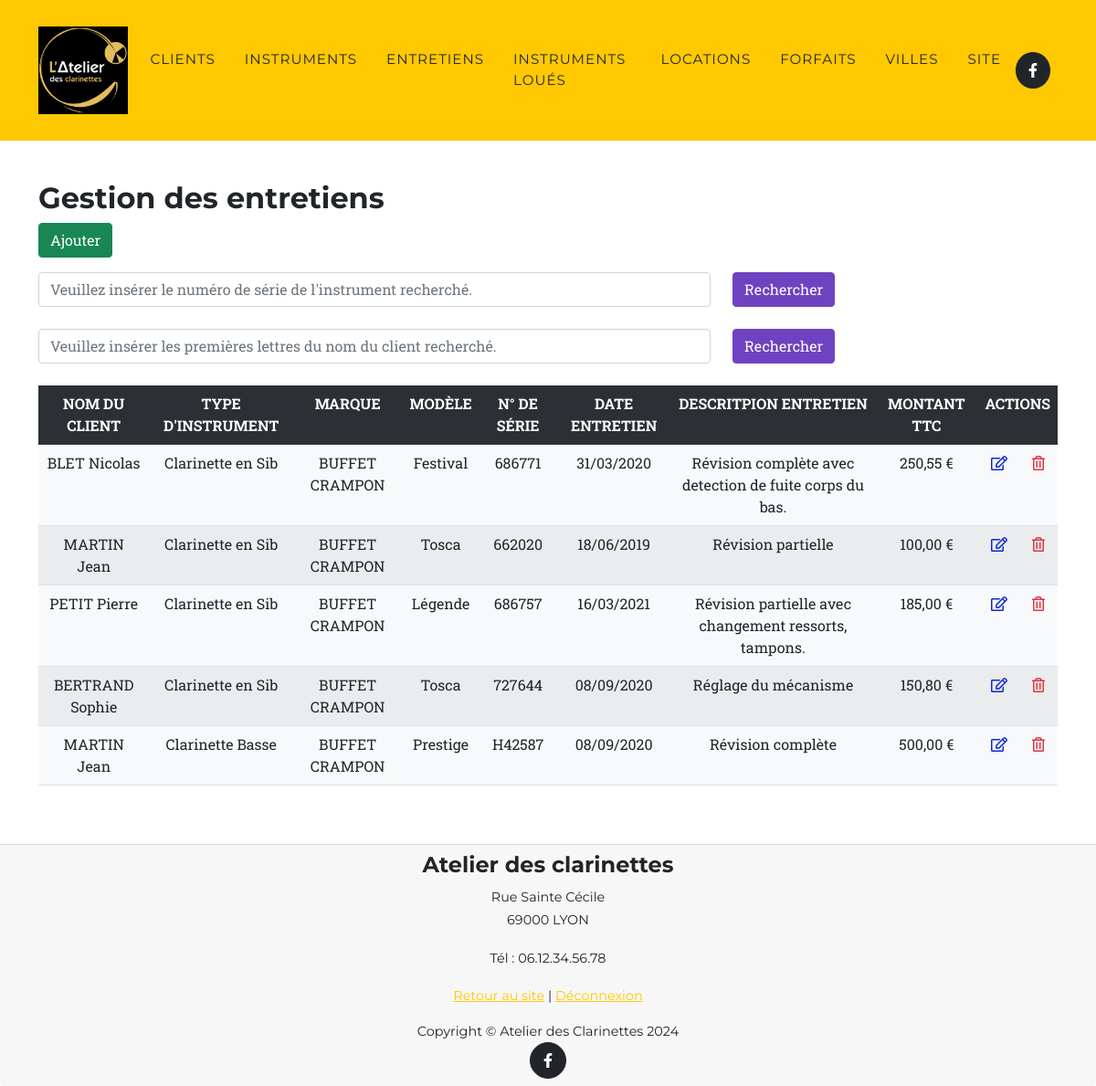
The page /admin/tableaux/tabEntretiens.php on the database its author committed.
### tables this page shows
CREATE TABLE IF NOT EXISTS `CLIENT` (
  `idClient` INT NOT NULL AUTO_INCREMENT,
  `nom` VARCHAR(150) NOT NULL,
  `prenom` VARCHAR(150) NOT NULL,
  `adresse` VARCHAR(150) NOT NULL,
  `telephone` VARCHAR(15) NOT NULL,
  `email` VARCHAR(150) NOT NULL,
  `password` VARCHAR(255) NOT NULL,
  `profilAdmin` TINYINT NULL,
  `estValide` INT NULL,
  `jetonValidation` VARCHAR(255) NULL,
  `fkIdVille` INT NOT NULL,
  PRIMARY KEY (`idClient`, `fkIdVille`),
  CONSTRAINT `CLIENT_fkIdVille`
    FOREIGN KEY (`fkIdVille`)
    REFERENCES `VILLE` (`idVille`)
    ON DELETE NO ACTION
    ON UPDATE NO ACTION);

CREATE TABLE IF NOT EXISTS `ENTRETIEN` (
  `idEntretien` INT NOT NULL AUTO_INCREMENT,
  `dateEntretien` DATE NOT NULL,
  `descriptionEntretien` LONGTEXT NOT NULL,
  `prixEntretien` DOUBLE NOT NULL,
  `fkIdInstrument` INT NOT NULL,
  PRIMARY KEY (`idEntretien`, `fkIdInstrument`),
  CONSTRAINT `ENTRETIEN_fkIdInstrument`
    FOREIGN KEY (`fkIdInstrument`)
    REFERENCES `INSTRUMENT` (`idInstrument`)
    ON DELETE NO ACTION
    ON UPDATE NO ACTION);

CREATE TABLE IF NOT EXISTS `INSTRUMENT` (
  `idInstrument` INT NOT NULL AUTO_INCREMENT,
  `typeInstrument` VARCHAR(150) NOT NULL,
  `marque` VARCHAR(50) NOT NULL,
  `modele` VARCHAR(50) NOT NULL,
  `numeroSerie` VARCHAR(50) NOT NULL,
  `dateAchat` DATE NOT NULL,
  `parcLocation` TINYINT NOT NULL,
  `fkIdClient` INT,
  `fkIdLocation` INT,
  PRIMARY KEY (`idInstrument`),
  CONSTRAINT `INSTRUMENT_fkIdClient`
    FOREIGN KEY (`fkIdClient`)
    REFERENCES `CLIENT` (`idClient`)
    ON DELETE NO ACTION
    ON UPDATE NO ACTION);

### includes/classes/EntretienRepo.php (called while the page is built, shortened)
<?php
class EntretienRepo
{
	public static function getEntretiens()
	{
		$BD = connexionBD();
		$SQL = "SELECT idEntretien, dateEntretien, descriptionEntretien, prixEntretien, fkIdInstrument, fkIdClient " .
			"FROM `ENTRETIEN` " .
			"LEFT JOIN `INSTRUMENT` ON `ENTRETIEN`.`fkIdInstrument` = `INSTRUMENT`.`idInstrument` " .
            "LEFT JOIN `CLIENT` ON `INSTRUMENT`.`fkIdClient` = `CLIENT`.`idClient` ";
		$entretiens  = array();
		if ($requete = $BD->prepare($SQL)) {
			if ($requete->execute()) {
				while ($resultat = $requete->fetch(PDO::FETCH_ASSOC)) {
					$entretien = new Entretien($resultat["idEntretien"], $resultat["dateEntretien"], $resultat["descriptionEntretien"], $resultat["prixEntretien"], $resultat["fkIdInstrument"], $resultat["fkIdClient"]);
					array_push($entretiens, $entretien);
				}
			} else
				afficherErreurPDO(__FILE__, $requete);
		}
		return $entretiens;
	}
}

### includes/classes/InstrumentRepo.php (called while the page is built, shortened)
<?php
class InstrumentRepo
{
	public static function getInstrument(int $idInstrument)
	{
		if(empty ($BD)){
			$BD = connexionBD();
		}
		$SQL = "SELECT idInstrument, typeInstrument, marque, modele, numeroSerie, dateAchat, parcLocation, fkIdClient, fkIdLocation " .
				"FROM `INSTRUMENT` " .
				"WHERE `INSTRUMENT`.idInstrument = :id;";
		$instrument  = null;
		if ($requete = $BD->prepare($SQL)) {
			if ($requete->execute(array(':id' => $idInstrument))) {
				if ($resultat = $requete->fetch(PDO::FETCH_ASSOC)) {
					$instrument = new Instrument($resultat["idInstrument"],  $resultat["typeInstrument"], $resultat["marque"], $resultat["modele"], $resultat["numeroSerie"], $resultat["dateAchat"], $resultat["parcLocation"], $resultat["fkIdClient"], $resultat["fkIdLocation"]);
				}
			} else
				afficherErreurPDO(__FILE__, $requete);
		}
		return $instrument;
	}
}

### includes/classes/Entretien.php (called while the page is built, shortened)
<?php
class Entretien
{
	private $idEntretien;
	private $dateEntretien;
	private $descriptionEntretien;
	private $prixEntretien;
	private $instrument;
	private $client;
	public function __construct(int $idEntretien, string $dateEntretien, string $descriptionEntretien, ?float $prixEntretien, int $fkIdInstrument, int $fkIdClient)
	{
		$this->idEntretien = $idEntretien;
		$this->dateEntretien = strtotime($dateEntretien);
		$this->descriptionEntretien = $descriptionEntretien;
		$this->prixEntretien = $prixEntretien;
		$this->instrument = ($fkIdInstrument !== null) ? InstrumentRepo::getInstrument($fkIdInstrument) : 0;
		$this->client = ($fkIdClient !== null) ? ClientRepo::getClient($fkIdClient) : 0;
	}
	public function getIdEntretien(): int
	{
		return $this->idEntretien;
	}
    public function getDateEntretienTab(): string
	{
		return date("d/m/Y", $this->dateEntretien);
	}
	public function getDescriptionEntretien(): string
	{
		return $this->descriptionEntretien;
	}
	public function getPrixEntretien(): ?float
	{
		return $this->prixEntretien;
	}
	public function getInstrument(): Instrument
	{
		return $this->instrument;
	}
	public function getClient(): Client
	{
		return $this->client;
	}
}

### includes/classes/ClientRepo.php (called while the page is built, shortened)
<?php
class ClientRepo
{
	public static function getClient(int $idClient)
	{
		if(empty ($BD)){
			$BD = connexionBD();
		}
		$SQL = "SELECT idClient, nom, prenom, adresse, telephone, email, password, profilAdmin, estValide, jetonValidation, fkIdVille " .
				"FROM `CLIENT` " .
				"WHERE `CLIENT`.idClient = :id;";
		$client  = null;
		if ($requete = $BD->prepare($SQL)) {
			if ($requete->execute(array(':id' => $idClient))) {
				if ($resultat = $requete->fetch(PDO::FETCH_ASSOC)) {
					$client = new Client($resultat["idClient"], $resultat["nom"], $resultat["prenom"], $resultat["adresse"],  $resultat["telephone"], $resultat["email"], $resultat["password"], $resultat["profilAdmin"], $resultat["estValide"], $resultat["jetonValidation"], $resultat["fkIdVille"]);
				}
			} else
				afficherErreurPDO(__FILE__, $requete);
		}
		return $client;
	}
}

### includes/classes/Instrument.php (called while the page is built, shortened)
<?php
class Instrument
{
    private $typeInstrument;
	private $marque;
	private $modele;
    private $numeroSerie;
	public function __construct(int $idInstrument, string $typeInstrument, string $marque, string $modele, string $numeroSerie, string $dateAchat, bool $parcLocation, ?int $fkIdClient, ?int $fkIdLocation)
	{
        $this->typeInstrument = $typeInstrument;
		$this->marque = $marque;
		$this->modele = $modele;
        $this->numeroSerie = $numeroSerie;
		$this->client = is_null($fkIdClient) ? null : ClientRepo::getClient($fkIdClient);
	}
    public function getTypeInstrument(): string
	{
		return $this->typeInstrument;
	}
	public function getMarque(): string
	{
		return $this->marque;
	}
	public function getModele(): string
	{
		return $this->modele;
	}
    public function getNumeroSerie(): string
	{
		return $this->numeroSerie;
	}
}

### includes/classes/VilleRepo.php (called while the page is built, shortened)
<?php
class VilleRepo
{
    public static function getVille(int $id)
	{
		$BD = connexionBD();
		$SQL = "SELECT  idVille, cp, nomVille, departement, region " .
			"FROM `VILLE` " .
			"WHERE `VILLE`.idVille = :id;";
		$ville  = null;
		if ($requete = $BD->prepare($SQL)) {
			if ($requete->execute(array(':id' => $id))) {
				if ($resultat = $requete->fetch(PDO::FETCH_ASSOC)) {
                    $ville = new Ville($resultat["idVille"], $resultat["cp"], $resultat["nomVille"], $resultat["departement"], $resultat["region"]);
				}
			} else
				afficherErreurPDO(__FILE__, $requete);
		}
		return $ville;
	}
}

### includes/classes/Client.php (called while the page is built, shortened)
<?php
class Client
{
	private $nom;
	private $prenom;
	public function __construct(int $idClient, string $nom, string $prenom, string $adresse, string $telephone, string $email, string $password, string $profilAdmin, string $estValide, string $jetonValidation, int $fkIdVille)
	{
		$this->nom = $nom;
		$this->prenom = $prenom;
		$this->ville = VilleRepo::getVille($fkIdVille);
	}
	public function getNom(): string
	{
		return $this->nom;
	}
	public function getPrenom(): string
	{
		return $this->prenom;
	}
}

### includes/page.inc.php (called while the page is built, shortened)
<?php
function prix(float $number, string $sigle = "€"): string
    {
        return number_format($number, 2, ',', ' '). ' ' . $sigle;
    }

### admin/tableaux/tabEntretiens.php (the view, shortened to what this page needs)
<?php
require_once("./../../includes/page.inc.php");
require_once("../header_footer/headerAdmin.php");
if (isset($_GET["idInstrument"])) {
	$idInstrument = protectionDonneesFormulaire($_GET["idInstrument"]);
	$lesEntretiens = EntretienRepo::getEntretiensSelonInstrument($idInstrument);
}else{
	$lesEntretiens = EntretienRepo::getEntretiens();
}
?>
<section class="page-section" id="entretiens">
	<div class="container">
		<h2>Gestion des entretiens</h2>
		<p><a class="btn btn-success" href='/admin/formulaires/formulaireEntretien.php'>Ajouter</a></p>
		<form action="tabEntretiens.php" method="get" id="rechercheInstru">
			<div class="row">
				<div class="col-8">
					<input type="text" class="form-control" name="r" id="r" placeholder="Veuillez insérer le numéro de série de l'instrument recherché." value="<?= htmlentities($_GET['r'] ?? null)?>">
				</div>
				<div class="col-4">
					<input type="submit" class="btn custom-btn-info mb-4" name="btnRechercherInstru" value="Rechercher">
				</div>
			</div>
		</form>
		<form action="tabEntretiens.php" method="get" id="rechercheClient">
			<div class="row">
				<div class="col-8">
					<input type="text" class="form-control" name="q" id="q" placeholder="Veuillez insérer les premières lettres du nom du client recherché." value="<?= htmlentities($_GET['q'] ?? null)?>">
				</div>
				<div class="col-4">
					<input type="submit" class="btn custom-btn-info mb-4" name="btnRechercherClient" value="Rechercher">
				</div>
			</div>
		</form>
		<div class="table-responsive">
			<table class="table table-striped bg-light text-center">
				<tr class="table-dark">
					<th>NOM DU CLIENT</th>
					<th>TYPE D'INSTRUMENT</th>
					<th>MARQUE</th>
					<th>MODÈLE</th>
					<th>N° DE SÉRIE</th>
					<th>DATE ENTRETIEN</th>
					<th>DESCRITPION ENTRETIEN</th>
					<th>MONTANT TTC</th>
					<th colspan="2">ACTIONS</th>
				</tr>
				<?php
				if(count($lesEntretiens)>0) {
					$tr = '';
					foreach ($lesEntretiens as $entretien) {
						$tr .= "<tr>";
						$tr .= "<td>" . $entretien->getClient()->getNom() . " " . $entretien->getClient()->getPrenom() . "</td>";
						$tr .= "<td>" . $entretien->getInstrument()->GetTypeInstrument() . "</td>";
						$tr .= "<td>" . $entretien->getInstrument()->GetMarque() . "</td>";
						$tr .= "<td>" . $entretien->getInstrument()->GetModele() . "</td>";
						$tr .= "<td>" . $entretien->getInstrument()->GetNumeroSerie() . "</td>";
						$tr .= "<td>" . $entretien->getDateEntretienTab() . "</td>";
						$tr .= "<td>" . $entretien->GetDescriptionEntretien() . "</td>";
						$tr .= "<td>" . prix($entretien->GetPrixEntretien()) . "</td>";
						$tr .= "<td><a href='/admin/formulaires/formulaireEntretien.php?id=" . $entretien->GetIdEntretien() . "'><i class=\"far fa-edit text-blue\"></a></td>";
						$tr .= "<td><a href='/admin/tableaux/tabEntretiens.php?idSuppression=" . $entretien->GetIdEntretien() . "'><i class=\"far fa-trash-alt text-danger\"></a></td>";
						$tr .= "</tr>";
					}
					echo $tr;
				}else {
					echo "<div class=\"alert alert-danger alert-dismissible fade show\" role=\"alert\">Aucun entretien n'est répertorié.<button type=\"button\" class=\"btn-close\" data-dismiss=\"alert\" aria-label=\"Close\"></button></div>";
				}
				?>
			</table>
		</div>
	</div>
</section>
<?php
	require_once("../header_footer/footerAdmin.php");
?>

### admin/header_footer/headerAdmin.php (shortened to what this page needs)
<!doctype html>
<html lang="fr">
<head>
    <link href="https://cdn.jsdelivr.net/npm/bootstrap@5.0.2/dist/css/bootstrap.min.css" rel="stylesheet">
    <link href="/css/styles.css" rel="stylesheet" />
</head>
<body id="page-top">
    <nav class="navbar navbar-expand-lg navbar-dark fixed-top bg-warning" id="mainNav">
        <div class="container">
            <a class="navbar-brand" href="#page-top"><img src="./../../assets/img/logo.jpg" alt="Logo ADC" /></a>
            <div class="collapse navbar-collapse" id="navbarResponsive">
                <ul class="navbar-nav text-uppercase ms-auto py-4 py-lg-0">
                    <li class="nav-item"><a class="nav-link text-dark" href="/admin/tableaux/tabClients.php">Clients</a></li>
                    <li class="nav-item"><a class="nav-link text-dark" href="/admin/tableaux/tabInstruments.php">Instruments</a></li>
                    <li class="nav-item"><a class="nav-link text-dark" href="/admin/tableaux/tabEntretiens.php">Entretiens</a></li>
                    <li class="nav-item"><a class="nav-link text-dark" href="/admin/tableaux/tabInstrument_Locations.php">INSTRUMENTS LOUÉS</a></li>
                    <li class="nav-item"><a class="nav-link text-dark" href="/admin/tableaux/tabLocations.php">Locations</a></li>
                    <li class="nav-item"><a class="nav-link text-dark" href="/admin/tableaux/tabForfaits.php">Forfaits</a></li>
                    <li class="nav-item"><a class="nav-link text-dark" href="/admin/tableaux/tabVilles.php">Villes</a></li>
                    <li class="nav-item"><a class="nav-link text-dark" href="/index.php">Site</a></li>
                </ul>
                <a class="btn btn-dark btn-social mx-2" href="https://www.facebook.com/latelierdesclarinettes"><i class="fab fa-facebook-f"></i></a>
            </div>
        </div>
    </nav>

### admin/header_footer/footerAdmin.php (shortened to what this page needs)
<footer class="footer">
    <div class="container-fluid card-footer">
        <h4>Atelier des clarinettes</h4>
        <p>Rue Sainte Cécile<br>69000 LYON</br></p>
        <p>Tél : 06.12.34.56.78</p>
        <p><a href="./../../index.php">Retour au site</a> | <a href="./../../connexion/logout.php">Déconnexion</a></p>
        <div class="container">
            <div class="row align-items-center">
                <div class="col-lg-12 my-3 my-lg-0">
                    Copyright &copy; Atelier des Clarinettes
                </div>
                <div class="col-lg-12 my-3 my-lg-0">
                    <a class="btn btn-dark btn-social mx-2" href="https://www.facebook.com/latelierdesclarinettes"><i class="fab fa-facebook-f"></i></a>
                </div>
            </div>
        </div>
    </div>
</footer>

### rows shown on the page
entretien: fkIdInstrument.typeInstrument "Clarinette en Sib", fkIdInstrument.marque "BUFFET CRAMPON", fkIdInstrument.modele "Festival", fkIdInstrument.numeroSerie "686771", dateEntretien "31/03/2020", descriptionEntretien "Révision complète avec detection de fuite corps du bas.", prixEntretien "250,55 €"
client: nom "BLET", prenom "Nicolas"
entretien: fkIdInstrument.typeInstrument "Clarinette en Sib", fkIdInstrument.marque "BUFFET CRAMPON", fkIdInstrument.modele "Tosca", fkIdInstrument.numeroSerie "662020", dateEntretien "18/06/2019", descriptionEntretien "Révision partielle", prixEntretien "100,00 €"
client: nom "MARTIN", prenom "Jean"
entretien: fkIdInstrument.typeInstrument "Clarinette en Sib", fkIdInstrument.marque "BUFFET CRAMPON", fkIdInstrument.modele "Légende", fkIdInstrument.numeroSerie "686757", dateEntretien "16/03/2021", descriptionEntretien "Révision partielle avec changement ressorts, tampons.", prixEntretien "185,00 €"
client: nom "PETIT", prenom "Pierre"
entretien: fkIdInstrument.typeInstrument "Clarinette en Sib", fkIdInstrument.marque "BUFFET CRAMPON", fkIdInstrument.modele "Tosca", fkIdInstrument.numeroSerie "727644", dateEntretien "08/09/2020", descriptionEntretien "Réglage du mécanisme", prixEntretien "150,80 €"
client: nom "BERTRAND", prenom "Sophie"
entretien: fkIdInstrument.typeInstrument "Clarinette Basse", fkIdInstrument.marque "BUFFET CRAMPON", fkIdInstrument.modele "Prestige", fkIdInstrument.numeroSerie "H42587", dateEntretien "08/09/2020", descriptionEntretien "Révision complète", prixEntretien "500,00 €"
